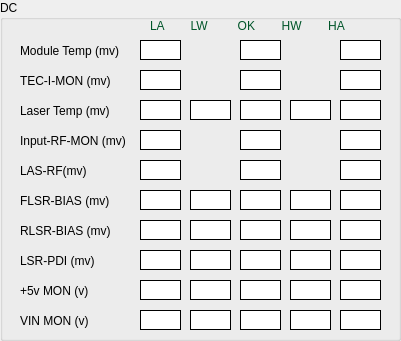
  <widget class="QGroupBox" name="groupBoxDc">
   <property name="geometry">
    <rect>
     <x>10</x>
     <y>10</y>
     <width>401</width>
     <height>341</height>
    </rect>
   </property>
   <property name="styleSheet">
    <string notr="true">border-color: rgb(0, 168, 81);</string>
   </property>
   <property name="title">
    <string>DC</string>
   </property>
   <widget class="QLabel" name="label_9">
    <property name="geometry">
     <rect>
      <x>20</x>
      <y>250</y>
      <width>111</width>
      <height>21</height>
     </rect>
    </property>
    <property name="styleSheet">
     <string notr="true">font: 10pt &quot;MS Shell Dlg 2&quot;;</string>
    </property>
    <property name="frameShape">
     <enum>QFrame::NoFrame</enum>
    </property>
    <property name="text">
     <string>LSR-PDI (mv)</string>
    </property>
   </widget>
   <widget class="QLabel" name="label_7">
    <property name="geometry">
     <rect>
      <x>20</x>
      <y>160</y>
      <width>111</width>
      <height>21</height>
     </rect>
    </property>
    <property name="styleSheet">
     <string notr="true">font: 10pt &quot;MS Shell Dlg 2&quot;;</string>
    </property>
    <property name="frameShape">
     <enum>QFrame::NoFrame</enum>
    </property>
    <property name="text">
     <string>LAS-RF(mv)</string>
    </property>
   </widget>
   <widget class="QLabel" name="label_v5">
    <property name="geometry">
     <rect>
      <x>20</x>
      <y>280</y>
      <width>111</width>
      <height>21</height>
     </rect>
    </property>
    <property name="styleSheet">
     <string notr="true">font: 10pt &quot;MS Shell Dlg 2&quot;;</string>
    </property>
    <property name="frameShape">
     <enum>QFrame::NoFrame</enum>
    </property>
    <property name="text">
     <string>+5v MON (v)</string>
    </property>
   </widget>
   <widget class="QLabel" name="label_4">
    <property name="geometry">
     <rect>
      <x>20</x>
      <y>40</y>
      <width>111</width>
      <height>21</height>
     </rect>
    </property>
    <property name="styleSheet">
     <string notr="true">font: 10pt &quot;MS Shell Dlg 2&quot;;</string>
    </property>
    <property name="frameShape">
     <enum>QFrame::NoFrame</enum>
    </property>
    <property name="text">
     <string>Module Temp (mv)</string>
    </property>
   </widget>
   <widget class="QLabel" name="label">
    <property name="geometry">
     <rect>
      <x>150</x>
      <y>10</y>
      <width>221</width>
      <height>31</height>
     </rect>
    </property>
    <property name="styleSheet">
     <string notr="true">font: 75 10pt &quot;MS Shell Dlg 2&quot;;
color: rgb(0, 85, 41);</string>
    </property>
    <property name="text">
     <string>LA        LW         OK        HW        HA    </string>
    </property>
   </widget>
   <widget class="QLabel" name="label_10">
    <property name="geometry">
     <rect>
      <x>20</x>
      <y>220</y>
      <width>111</width>
      <height>21</height>
     </rect>
    </property>
    <property name="styleSheet">
     <string notr="true">font: 10pt &quot;MS Shell Dlg 2&quot;;</string>
    </property>
    <property name="frameShape">
     <enum>QFrame::NoFrame</enum>
    </property>
    <property name="text">
     <string>RLSR-BIAS (mv)</string>
    </property>
   </widget>
   <widget class="QLabel" name="label_5">
    <property name="geometry">
     <rect>
      <x>20</x>
      <y>100</y>
      <width>111</width>
      <height>21</height>
     </rect>
    </property>
    <property name="styleSheet">
     <string notr="true">font: 10pt &quot;MS Shell Dlg 2&quot;;</string>
    </property>
    <property name="frameShape">
     <enum>QFrame::NoFrame</enum>
    </property>
    <property name="text">
     <string>Laser Temp (mv)</string>
    </property>
   </widget>
   <widget class="QLabel" name="label_11">
    <property name="geometry">
     <rect>
      <x>20</x>
      <y>190</y>
      <width>111</width>
      <height>21</height>
     </rect>
    </property>
    <property name="styleSheet">
     <string notr="true">font: 10pt &quot;MS Shell Dlg 2&quot;;</string>
    </property>
    <property name="frameShape">
     <enum>QFrame::NoFrame</enum>
    </property>
    <property name="text">
     <string>FLSR-BIAS (mv)</string>
    </property>
   </widget>
   <widget class="QLabel" name="label_6">
    <property name="geometry">
     <rect>
      <x>20</x>
      <y>130</y>
      <width>111</width>
      <height>21</height>
     </rect>
    </property>
    <property name="styleSheet">
     <string notr="true">font: 10pt &quot;MS Shell Dlg 2&quot;;</string>
    </property>
    <property name="frameShape">
     <enum>QFrame::NoFrame</enum>
    </property>
    <property name="text">
     <string>Input-RF-MON (mv)</string>
    </property>
   </widget>
   <widget class="QLabel" name="label_3">
    <property name="geometry">
     <rect>
      <x>20</x>
      <y>70</y>
      <width>111</width>
      <height>21</height>
     </rect>
    </property>
    <property name="styleSheet">
     <string notr="true">font: 10pt &quot;MS Shell Dlg 2&quot;;</string>
    </property>
    <property name="frameShape">
     <enum>QFrame::NoFrame</enum>
    </property>
    <property name="text">
     <string>TEC-I-MON (mv)</string>
    </property>
   </widget>
   <widget class="QLabel" name="label_VIN">
    <property name="geometry">
     <rect>
      <x>20</x>
      <y>310</y>
      <width>111</width>
      <height>21</height>
     </rect>
    </property>
    <property name="styleSheet">
     <string notr="true">font: 10pt &quot;MS Shell Dlg 2&quot;;</string>
    </property>
    <property name="frameShape">
     <enum>QFrame::NoFrame</enum>
    </property>
    <property name="text">
     <string>VIN MON (v)</string>
    </property>
   </widget>
   <widget class="QLabel" name="ModuleTemp_LA">
    <property name="geometry">
     <rect>
      <x>140</x>
      <y>40</y>
      <width>41</width>
      <height>20</height>
     </rect>
    </property>
    <property name="styleSheet">
     <string notr="true">background-color: rgb(255, 255, 255);
border-color: rgb(0, 0, 0);
font: 11pt &quot;MS Shell Dlg 2&quot;;</string>
    </property>
    <property name="frameShape">
     <enum>QFrame::Box</enum>
    </property>
    <property name="frameShadow">
     <enum>QFrame::Plain</enum>
    </property>
    <property name="text">
     <string/>
    </property>
    <property name="alignment">
     <set>Qt::AlignCenter</set>
    </property>
   </widget>
   <widget class="QLabel" name="ModuleTemp_OK">
    <property name="geometry">
     <rect>
      <x>240</x>
      <y>40</y>
      <width>41</width>
      <height>20</height>
     </rect>
    </property>
    <property name="styleSheet">
     <string notr="true">background-color: rgb(255, 255, 255);
border-color: rgb(0, 0, 0);
font: 11pt &quot;MS Shell Dlg 2&quot;;</string>
    </property>
    <property name="frameShape">
     <enum>QFrame::Box</enum>
    </property>
    <property name="frameShadow">
     <enum>QFrame::Plain</enum>
    </property>
    <property name="text">
     <string/>
    </property>
    <property name="alignment">
     <set>Qt::AlignCenter</set>
    </property>
   </widget>
   <widget class="QLabel" name="ModuleTemp_HA">
    <property name="geometry">
     <rect>
      <x>340</x>
      <y>40</y>
      <width>41</width>
      <height>20</height>
     </rect>
    </property>
    <property name="styleSheet">
     <string notr="true">background-color: rgb(255, 255, 255);
border-color: rgb(0, 0, 0);
font: 11pt &quot;MS Shell Dlg 2&quot;;</string>
    </property>
    <property name="frameShape">
     <enum>QFrame::Box</enum>
    </property>
    <property name="frameShadow">
     <enum>QFrame::Plain</enum>
    </property>
    <property name="text">
     <string/>
    </property>
    <property name="alignment">
     <set>Qt::AlignCenter</set>
    </property>
   </widget>
   <widget class="QLabel" name="TEC_I_MON_HA">
    <property name="geometry">
     <rect>
      <x>340</x>
      <y>70</y>
      <width>41</width>
      <height>20</height>
     </rect>
    </property>
    <property name="styleSheet">
     <string notr="true">background-color: rgb(255, 255, 255);
border-color: rgb(0, 0, 0);
font: 11pt &quot;MS Shell Dlg 2&quot;;</string>
    </property>
    <property name="frameShape">
     <enum>QFrame::Box</enum>
    </property>
    <property name="frameShadow">
     <enum>QFrame::Plain</enum>
    </property>
    <property name="text">
     <string/>
    </property>
    <property name="alignment">
     <set>Qt::AlignCenter</set>
    </property>
   </widget>
   <widget class="QLabel" name="TEC_I_MON_OK">
    <property name="geometry">
     <rect>
      <x>240</x>
      <y>70</y>
      <width>41</width>
      <height>20</height>
     </rect>
    </property>
    <property name="styleSheet">
     <string notr="true">background-color: rgb(255, 255, 255);
border-color: rgb(0, 0, 0);
font: 11pt &quot;MS Shell Dlg 2&quot;;</string>
    </property>
    <property name="frameShape">
     <enum>QFrame::Box</enum>
    </property>
    <property name="frameShadow">
     <enum>QFrame::Plain</enum>
    </property>
    <property name="text">
     <string/>
    </property>
    <property name="alignment">
     <set>Qt::AlignCenter</set>
    </property>
   </widget>
   <widget class="QLabel" name="TEC_I_MON_LA">
    <property name="geometry">
     <rect>
      <x>140</x>
      <y>70</y>
      <width>41</width>
      <height>20</height>
     </rect>
    </property>
    <property name="styleSheet">
     <string notr="true">background-color: rgb(255, 255, 255);
border-color: rgb(0, 0, 0);
font: 11pt &quot;MS Shell Dlg 2&quot;;</string>
    </property>
    <property name="frameShape">
     <enum>QFrame::Box</enum>
    </property>
    <property name="frameShadow">
     <enum>QFrame::Plain</enum>
    </property>
    <property name="text">
     <string/>
    </property>
    <property name="alignment">
     <set>Qt::AlignCenter</set>
    </property>
   </widget>
   <widget class="QLabel" name="Laser_Temp_HA">
    <property name="geometry">
     <rect>
      <x>340</x>
      <y>100</y>
      <width>41</width>
      <height>20</height>
     </rect>
    </property>
    <property name="styleSheet">
     <string notr="true">background-color: rgb(255, 255, 255);
border-color: rgb(0, 0, 0);
font: 11pt &quot;MS Shell Dlg 2&quot;;</string>
    </property>
    <property name="frameShape">
     <enum>QFrame::Box</enum>
    </property>
    <property name="frameShadow">
     <enum>QFrame::Plain</enum>
    </property>
    <property name="text">
     <string/>
    </property>
    <property name="alignment">
     <set>Qt::AlignCenter</set>
    </property>
   </widget>
   <widget class="QLabel" name="Laser_Temp_OK">
    <property name="geometry">
     <rect>
      <x>240</x>
      <y>100</y>
      <width>41</width>
      <height>20</height>
     </rect>
    </property>
    <property name="styleSheet">
     <string notr="true">background-color: rgb(255, 255, 255);
border-color: rgb(0, 0, 0);
font: 11pt &quot;MS Shell Dlg 2&quot;;</string>
    </property>
    <property name="frameShape">
     <enum>QFrame::Box</enum>
    </property>
    <property name="frameShadow">
     <enum>QFrame::Plain</enum>
    </property>
    <property name="text">
     <string/>
    </property>
    <property name="alignment">
     <set>Qt::AlignCenter</set>
    </property>
   </widget>
   <widget class="QLabel" name="Laser_Temp_LA">
    <property name="geometry">
     <rect>
      <x>140</x>
      <y>100</y>
      <width>41</width>
      <height>20</height>
     </rect>
    </property>
    <property name="styleSheet">
     <string notr="true">background-color: rgb(255, 255, 255);
border-color: rgb(0, 0, 0);
font: 11pt &quot;MS Shell Dlg 2&quot;;</string>
    </property>
    <property name="frameShape">
     <enum>QFrame::Box</enum>
    </property>
    <property name="frameShadow">
     <enum>QFrame::Plain</enum>
    </property>
    <property name="text">
     <string/>
    </property>
    <property name="alignment">
     <set>Qt::AlignCenter</set>
    </property>
   </widget>
   <widget class="QLabel" name="Laser_Temp_LW">
    <property name="geometry">
     <rect>
      <x>190</x>
      <y>100</y>
      <width>41</width>
      <height>20</height>
     </rect>
    </property>
    <property name="styleSheet">
     <string notr="true">background-color: rgb(255, 255, 255);
border-color: rgb(0, 0, 0);
font: 11pt &quot;MS Shell Dlg 2&quot;;</string>
    </property>
    <property name="frameShape">
     <enum>QFrame::Box</enum>
    </property>
    <property name="frameShadow">
     <enum>QFrame::Plain</enum>
    </property>
    <property name="text">
     <string/>
    </property>
    <property name="alignment">
     <set>Qt::AlignCenter</set>
    </property>
   </widget>
   <widget class="QLabel" name="Laser_Temp_HW">
    <property name="geometry">
     <rect>
      <x>290</x>
      <y>100</y>
      <width>41</width>
      <height>20</height>
     </rect>
    </property>
    <property name="styleSheet">
     <string notr="true">background-color: rgb(255, 255, 255);
border-color: rgb(0, 0, 0);
font: 11pt &quot;MS Shell Dlg 2&quot;;</string>
    </property>
    <property name="frameShape">
     <enum>QFrame::Box</enum>
    </property>
    <property name="frameShadow">
     <enum>QFrame::Plain</enum>
    </property>
    <property name="text">
     <string/>
    </property>
    <property name="alignment">
     <set>Qt::AlignCenter</set>
    </property>
   </widget>
   <widget class="QLabel" name="LAS_RF_HA">
    <property name="geometry">
     <rect>
      <x>340</x>
      <y>160</y>
      <width>41</width>
      <height>20</height>
     </rect>
    </property>
    <property name="styleSheet">
     <string notr="true">background-color: rgb(255, 255, 255);
border-color: rgb(0, 0, 0);
font: 11pt &quot;MS Shell Dlg 2&quot;;</string>
    </property>
    <property name="frameShape">
     <enum>QFrame::Box</enum>
    </property>
    <property name="frameShadow">
     <enum>QFrame::Plain</enum>
    </property>
    <property name="text">
     <string/>
    </property>
    <property name="alignment">
     <set>Qt::AlignCenter</set>
    </property>
   </widget>
   <widget class="QLabel" name="LAS_RF_OK">
    <property name="geometry">
     <rect>
      <x>240</x>
      <y>160</y>
      <width>41</width>
      <height>20</height>
     </rect>
    </property>
    <property name="styleSheet">
     <string notr="true">background-color: rgb(255, 255, 255);
border-color: rgb(0, 0, 0);
font: 11pt &quot;MS Shell Dlg 2&quot;;</string>
    </property>
    <property name="frameShape">
     <enum>QFrame::Box</enum>
    </property>
    <property name="frameShadow">
     <enum>QFrame::Plain</enum>
    </property>
    <property name="text">
     <string/>
    </property>
    <property name="alignment">
     <set>Qt::AlignCenter</set>
    </property>
   </widget>
   <widget class="QLabel" name="Input_RF_MON_OK">
    <property name="geometry">
     <rect>
      <x>240</x>
      <y>130</y>
      <width>41</width>
      <height>20</height>
     </rect>
    </property>
    <property name="styleSheet">
     <string notr="true">background-color: rgb(255, 255, 255);
border-color: rgb(0, 0, 0);
font: 11pt &quot;MS Shell Dlg 2&quot;;</string>
    </property>
    <property name="frameShape">
     <enum>QFrame::Box</enum>
    </property>
    <property name="frameShadow">
     <enum>QFrame::Plain</enum>
    </property>
    <property name="text">
     <string/>
    </property>
    <property name="alignment">
     <set>Qt::AlignCenter</set>
    </property>
   </widget>
   <widget class="QLabel" name="Input_RF_MON_LA">
    <property name="geometry">
     <rect>
      <x>140</x>
      <y>130</y>
      <width>41</width>
      <height>20</height>
     </rect>
    </property>
    <property name="styleSheet">
     <string notr="true">background-color: rgb(255, 255, 255);
border-color: rgb(0, 0, 0);
font: 11pt &quot;MS Shell Dlg 2&quot;;</string>
    </property>
    <property name="frameShape">
     <enum>QFrame::Box</enum>
    </property>
    <property name="frameShadow">
     <enum>QFrame::Plain</enum>
    </property>
    <property name="text">
     <string/>
    </property>
    <property name="alignment">
     <set>Qt::AlignCenter</set>
    </property>
   </widget>
   <widget class="QLabel" name="LAS_RF_LA">
    <property name="geometry">
     <rect>
      <x>140</x>
      <y>160</y>
      <width>41</width>
      <height>20</height>
     </rect>
    </property>
    <property name="styleSheet">
     <string notr="true">background-color: rgb(255, 255, 255);
border-color: rgb(0, 0, 0);
font: 11pt &quot;MS Shell Dlg 2&quot;;</string>
    </property>
    <property name="frameShape">
     <enum>QFrame::Box</enum>
    </property>
    <property name="frameShadow">
     <enum>QFrame::Plain</enum>
    </property>
    <property name="text">
     <string/>
    </property>
    <property name="alignment">
     <set>Qt::AlignCenter</set>
    </property>
   </widget>
   <widget class="QLabel" name="Input_RF_MON_HA">
    <property name="geometry">
     <rect>
      <x>340</x>
      <y>130</y>
      <width>41</width>
      <height>20</height>
     </rect>
    </property>
    <property name="styleSheet">
     <string notr="true">background-color: rgb(255, 255, 255);
border-color: rgb(0, 0, 0);
font: 11pt &quot;MS Shell Dlg 2&quot;;</string>
    </property>
    <property name="frameShape">
     <enum>QFrame::Box</enum>
    </property>
    <property name="frameShadow">
     <enum>QFrame::Plain</enum>
    </property>
    <property name="text">
     <string/>
    </property>
    <property name="alignment">
     <set>Qt::AlignCenter</set>
    </property>
   </widget>
   <widget class="QLabel" name="FLSR_BIAS_HA">
    <property name="geometry">
     <rect>
      <x>340</x>
      <y>190</y>
      <width>41</width>
      <height>20</height>
     </rect>
    </property>
    <property name="styleSheet">
     <string notr="true">background-color: rgb(255, 255, 255);
border-color: rgb(0, 0, 0);
font: 11pt &quot;MS Shell Dlg 2&quot;;</string>
    </property>
    <property name="frameShape">
     <enum>QFrame::Box</enum>
    </property>
    <property name="frameShadow">
     <enum>QFrame::Plain</enum>
    </property>
    <property name="text">
     <string/>
    </property>
    <property name="alignment">
     <set>Qt::AlignCenter</set>
    </property>
   </widget>
   <widget class="QLabel" name="FLSR_BIAS_LA">
    <property name="geometry">
     <rect>
      <x>140</x>
      <y>190</y>
      <width>41</width>
      <height>20</height>
     </rect>
    </property>
    <property name="styleSheet">
     <string notr="true">background-color: rgb(255, 255, 255);
border-color: rgb(0, 0, 0);
font: 11pt &quot;MS Shell Dlg 2&quot;;</string>
    </property>
    <property name="frameShape">
     <enum>QFrame::Box</enum>
    </property>
    <property name="frameShadow">
     <enum>QFrame::Plain</enum>
    </property>
    <property name="text">
     <string/>
    </property>
    <property name="alignment">
     <set>Qt::AlignCenter</set>
    </property>
   </widget>
   <widget class="QLabel" name="FLSR_BIAS_OK">
    <property name="geometry">
     <rect>
      <x>240</x>
      <y>190</y>
      <width>41</width>
      <height>20</height>
     </rect>
    </property>
    <property name="styleSheet">
     <string notr="true">background-color: rgb(255, 255, 255);
border-color: rgb(0, 0, 0);
font: 11pt &quot;MS Shell Dlg 2&quot;;</string>
    </property>
    <property name="frameShape">
     <enum>QFrame::Box</enum>
    </property>
    <property name="frameShadow">
     <enum>QFrame::Plain</enum>
    </property>
    <property name="text">
     <string/>
    </property>
    <property name="alignment">
     <set>Qt::AlignCenter</set>
    </property>
   </widget>
   <widget class="QLabel" name="FLSR_BIAS_LW">
    <property name="geometry">
     <rect>
      <x>190</x>
      <y>190</y>
      <width>41</width>
      <height>20</height>
     </rect>
    </property>
    <property name="styleSheet">
     <string notr="true">background-color: rgb(255, 255, 255);
border-color: rgb(0, 0, 0);
font: 11pt &quot;MS Shell Dlg 2&quot;;</string>
    </property>
    <property name="frameShape">
     <enum>QFrame::Box</enum>
    </property>
    <property name="frameShadow">
     <enum>QFrame::Plain</enum>
    </property>
    <property name="text">
     <string/>
    </property>
    <property name="alignment">
     <set>Qt::AlignCenter</set>
    </property>
   </widget>
   <widget class="QLabel" name="FLSR_BIAS_HW">
    <property name="geometry">
     <rect>
      <x>290</x>
      <y>190</y>
      <width>41</width>
      <height>20</height>
     </rect>
    </property>
    <property name="styleSheet">
     <string notr="true">background-color: rgb(255, 255, 255);
border-color: rgb(0, 0, 0);
font: 11pt &quot;MS Shell Dlg 2&quot;;</string>
    </property>
    <property name="frameShape">
     <enum>QFrame::Box</enum>
    </property>
    <property name="frameShadow">
     <enum>QFrame::Plain</enum>
    </property>
    <property name="text">
     <string/>
    </property>
    <property name="alignment">
     <set>Qt::AlignCenter</set>
    </property>
   </widget>
   <widget class="QLabel" name="RLSR_BIAS_LA">
    <property name="geometry">
     <rect>
      <x>140</x>
      <y>220</y>
      <width>41</width>
      <height>20</height>
     </rect>
    </property>
    <property name="styleSheet">
     <string notr="true">background-color: rgb(255, 255, 255);
border-color: rgb(0, 0, 0);
font: 11pt &quot;MS Shell Dlg 2&quot;;</string>
    </property>
    <property name="frameShape">
     <enum>QFrame::Box</enum>
    </property>
    <property name="frameShadow">
     <enum>QFrame::Plain</enum>
    </property>
    <property name="text">
     <string/>
    </property>
    <property name="alignment">
     <set>Qt::AlignCenter</set>
    </property>
   </widget>
   <widget class="QLabel" name="RLSR_BIAS_OK">
    <property name="geometry">
     <rect>
      <x>240</x>
      <y>220</y>
      <width>41</width>
      <height>20</height>
     </rect>
    </property>
    <property name="styleSheet">
     <string notr="true">background-color: rgb(255, 255, 255);
border-color: rgb(0, 0, 0);
font: 11pt &quot;MS Shell Dlg 2&quot;;</string>
    </property>
    <property name="frameShape">
     <enum>QFrame::Box</enum>
    </property>
    <property name="frameShadow">
     <enum>QFrame::Plain</enum>
    </property>
    <property name="text">
     <string/>
    </property>
    <property name="alignment">
     <set>Qt::AlignCenter</set>
    </property>
   </widget>
   <widget class="QLabel" name="RLSR_BIAS_HA">
    <property name="geometry">
     <rect>
      <x>340</x>
      <y>220</y>
      <width>41</width>
      <height>20</height>
     </rect>
    </property>
    <property name="styleSheet">
     <string notr="true">background-color: rgb(255, 255, 255);
border-color: rgb(0, 0, 0);
font: 11pt &quot;MS Shell Dlg 2&quot;;</string>
    </property>
    <property name="frameShape">
     <enum>QFrame::Box</enum>
    </property>
    <property name="frameShadow">
     <enum>QFrame::Plain</enum>
    </property>
    <property name="text">
     <string/>
    </property>
    <property name="alignment">
     <set>Qt::AlignCenter</set>
    </property>
   </widget>
   <widget class="QLabel" name="RLSR_BIAS_LW">
    <property name="geometry">
     <rect>
      <x>190</x>
      <y>220</y>
      <width>41</width>
      <height>20</height>
     </rect>
    </property>
    <property name="styleSheet">
     <string notr="true">background-color: rgb(255, 255, 255);
border-color: rgb(0, 0, 0);
font: 11pt &quot;MS Shell Dlg 2&quot;;</string>
    </property>
    <property name="frameShape">
     <enum>QFrame::Box</enum>
    </property>
    <property name="frameShadow">
     <enum>QFrame::Plain</enum>
    </property>
    <property name="text">
     <string/>
    </property>
    <property name="alignment">
     <set>Qt::AlignCenter</set>
    </property>
   </widget>
   <widget class="QLabel" name="RLSR_BIAS_HW">
    <property name="geometry">
     <rect>
      <x>290</x>
      <y>220</y>
      <width>41</width>
      <height>20</height>
     </rect>
    </property>
    <property name="styleSheet">
     <string notr="true">background-color: rgb(255, 255, 255);
border-color: rgb(0, 0, 0);
font: 11pt &quot;MS Shell Dlg 2&quot;;</string>
    </property>
    <property name="frameShape">
     <enum>QFrame::Box</enum>
    </property>
    <property name="frameShadow">
     <enum>QFrame::Plain</enum>
    </property>
    <property name="text">
     <string/>
    </property>
    <property name="alignment">
     <set>Qt::AlignCenter</set>
    </property>
   </widget>
   <widget class="QLabel" name="LSR_PDI_OK">
    <property name="geometry">
     <rect>
      <x>240</x>
      <y>250</y>
      <width>41</width>
      <height>20</height>
     </rect>
    </property>
    <property name="styleSheet">
     <string notr="true">background-color: rgb(255, 255, 255);
border-color: rgb(0, 0, 0);
font: 11pt &quot;MS Shell Dlg 2&quot;;</string>
    </property>
    <property name="frameShape">
     <enum>QFrame::Box</enum>
    </property>
    <property name="frameShadow">
     <enum>QFrame::Plain</enum>
    </property>
    <property name="text">
     <string/>
    </property>
    <property name="alignment">
     <set>Qt::AlignCenter</set>
    </property>
   </widget>
   <widget class="QLabel" name="v5_LA">
    <property name="geometry">
     <rect>
      <x>140</x>
      <y>280</y>
      <width>41</width>
      <height>20</height>
     </rect>
    </property>
    <property name="styleSheet">
     <string notr="true">background-color: rgb(255, 255, 255);
border-color: rgb(0, 0, 0);
font: 11pt &quot;MS Shell Dlg 2&quot;;</string>
    </property>
    <property name="frameShape">
     <enum>QFrame::Box</enum>
    </property>
    <property name="frameShadow">
     <enum>QFrame::Plain</enum>
    </property>
    <property name="text">
     <string/>
    </property>
    <property name="alignment">
     <set>Qt::AlignCenter</set>
    </property>
   </widget>
   <widget class="QLabel" name="v5_OK">
    <property name="geometry">
     <rect>
      <x>240</x>
      <y>280</y>
      <width>41</width>
      <height>20</height>
     </rect>
    </property>
    <property name="styleSheet">
     <string notr="true">background-color: rgb(255, 255, 255);
border-color: rgb(0, 0, 0);
font: 11pt &quot;MS Shell Dlg 2&quot;;</string>
    </property>
    <property name="frameShape">
     <enum>QFrame::Box</enum>
    </property>
    <property name="frameShadow">
     <enum>QFrame::Plain</enum>
    </property>
    <property name="text">
     <string/>
    </property>
    <property name="alignment">
     <set>Qt::AlignCenter</set>
    </property>
   </widget>
   <widget class="QLabel" name="LSR_PDI_HA">
    <property name="geometry">
     <rect>
      <x>340</x>
      <y>250</y>
      <width>41</width>
      <height>20</height>
     </rect>
    </property>
    <property name="styleSheet">
     <string notr="true">background-color: rgb(255, 255, 255);
border-color: rgb(0, 0, 0);
font: 11pt &quot;MS Shell Dlg 2&quot;;</string>
    </property>
    <property name="frameShape">
     <enum>QFrame::Box</enum>
    </property>
    <property name="frameShadow">
     <enum>QFrame::Plain</enum>
    </property>
    <property name="text">
     <string/>
    </property>
    <property name="alignment">
     <set>Qt::AlignCenter</set>
    </property>
   </widget>
   <widget class="QLabel" name="LSR_PDI_LW">
    <property name="geometry">
     <rect>
      <x>190</x>
      <y>250</y>
      <width>41</width>
      <height>20</height>
     </rect>
    </property>
    <property name="styleSheet">
     <string notr="true">background-color: rgb(255, 255, 255);
border-color: rgb(0, 0, 0);
font: 11pt &quot;MS Shell Dlg 2&quot;;</string>
    </property>
    <property name="frameShape">
     <enum>QFrame::Box</enum>
    </property>
    <property name="frameShadow">
     <enum>QFrame::Plain</enum>
    </property>
    <property name="text">
     <string/>
    </property>
    <property name="alignment">
     <set>Qt::AlignCenter</set>
    </property>
   </widget>
   <widget class="QLabel" name="v5_HW">
    <property name="geometry">
     <rect>
      <x>290</x>
      <y>280</y>
      <width>41</width>
      <height>20</height>
     </rect>
    </property>
    <property name="styleSheet">
     <string notr="true">background-color: rgb(255, 255, 255);
border-color: rgb(0, 0, 0);
font: 11pt &quot;MS Shell Dlg 2&quot;;</string>
    </property>
    <property name="frameShape">
     <enum>QFrame::Box</enum>
    </property>
    <property name="frameShadow">
     <enum>QFrame::Plain</enum>
    </property>
    <property name="text">
     <string/>
    </property>
    <property name="alignment">
     <set>Qt::AlignCenter</set>
    </property>
   </widget>
   <widget class="QLabel" name="v5_HA">
    <property name="geometry">
     <rect>
      <x>340</x>
      <y>280</y>
      <width>41</width>
      <height>20</height>
     </rect>
    </property>
    <property name="styleSheet">
     <string notr="true">background-color: rgb(255, 255, 255);
border-color: rgb(0, 0, 0);
font: 11pt &quot;MS Shell Dlg 2&quot;;</string>
    </property>
    <property name="frameShape">
     <enum>QFrame::Box</enum>
    </property>
    <property name="frameShadow">
     <enum>QFrame::Plain</enum>
    </property>
    <property name="text">
     <string/>
    </property>
    <property name="alignment">
     <set>Qt::AlignCenter</set>
    </property>
   </widget>
   <widget class="QLabel" name="LSR_PDI_LA">
    <property name="geometry">
     <rect>
      <x>140</x>
      <y>250</y>
      <width>41</width>
      <height>20</height>
     </rect>
    </property>
    <property name="styleSheet">
     <string notr="true">background-color: rgb(255, 255, 255);
border-color: rgb(0, 0, 0);
font: 11pt &quot;MS Shell Dlg 2&quot;;</string>
    </property>
    <property name="frameShape">
     <enum>QFrame::Box</enum>
    </property>
    <property name="frameShadow">
     <enum>QFrame::Plain</enum>
    </property>
    <property name="text">
     <string/>
    </property>
    <property name="alignment">
     <set>Qt::AlignCenter</set>
    </property>
   </widget>
   <widget class="QLabel" name="LSR_PDI_HW">
    <property name="geometry">
     <rect>
      <x>290</x>
      <y>250</y>
      <width>41</width>
      <height>20</height>
     </rect>
    </property>
    <property name="styleSheet">
     <string notr="true">background-color: rgb(255, 255, 255);
border-color: rgb(0, 0, 0);
font: 11pt &quot;MS Shell Dlg 2&quot;;</string>
    </property>
    <property name="frameShape">
     <enum>QFrame::Box</enum>
    </property>
    <property name="frameShadow">
     <enum>QFrame::Plain</enum>
    </property>
    <property name="text">
     <string/>
    </property>
    <property name="alignment">
     <set>Qt::AlignCenter</set>
    </property>
   </widget>
   <widget class="QLabel" name="v5_LW">
    <property name="geometry">
     <rect>
      <x>190</x>
      <y>280</y>
      <width>41</width>
      <height>20</height>
     </rect>
    </property>
    <property name="styleSheet">
     <string notr="true">background-color: rgb(255, 255, 255);
border-color: rgb(0, 0, 0);
font: 11pt &quot;MS Shell Dlg 2&quot;;</string>
    </property>
    <property name="frameShape">
     <enum>QFrame::Box</enum>
    </property>
    <property name="frameShadow">
     <enum>QFrame::Plain</enum>
    </property>
    <property name="text">
     <string/>
    </property>
    <property name="alignment">
     <set>Qt::AlignCenter</set>
    </property>
   </widget>
   <widget class="QLabel" name="v24_LA">
    <property name="geometry">
     <rect>
      <x>140</x>
      <y>310</y>
      <width>41</width>
      <height>20</height>
     </rect>
    </property>
    <property name="styleSheet">
     <string notr="true">background-color: rgb(255, 255, 255);
border-color: rgb(0, 0, 0);
font: 11pt &quot;MS Shell Dlg 2&quot;;</string>
    </property>
    <property name="frameShape">
     <enum>QFrame::Box</enum>
    </property>
    <property name="frameShadow">
     <enum>QFrame::Plain</enum>
    </property>
    <property name="text">
     <string/>
    </property>
    <property name="alignment">
     <set>Qt::AlignCenter</set>
    </property>
   </widget>
   <widget class="QLabel" name="v24_OK">
    <property name="geometry">
     <rect>
      <x>240</x>
      <y>310</y>
      <width>41</width>
      <height>20</height>
     </rect>
    </property>
    <property name="styleSheet">
     <string notr="true">background-color: rgb(255, 255, 255);
border-color: rgb(0, 0, 0);
font: 11pt &quot;MS Shell Dlg 2&quot;;</string>
    </property>
    <property name="frameShape">
     <enum>QFrame::Box</enum>
    </property>
    <property name="frameShadow">
     <enum>QFrame::Plain</enum>
    </property>
    <property name="text">
     <string/>
    </property>
    <property name="alignment">
     <set>Qt::AlignCenter</set>
    </property>
   </widget>
   <widget class="QLabel" name="v24_HW">
    <property name="geometry">
     <rect>
      <x>290</x>
      <y>310</y>
      <width>41</width>
      <height>20</height>
     </rect>
    </property>
    <property name="styleSheet">
     <string notr="true">background-color: rgb(255, 255, 255);
border-color: rgb(0, 0, 0);
font: 11pt &quot;MS Shell Dlg 2&quot;;</string>
    </property>
    <property name="frameShape">
     <enum>QFrame::Box</enum>
    </property>
    <property name="frameShadow">
     <enum>QFrame::Plain</enum>
    </property>
    <property name="text">
     <string/>
    </property>
    <property name="alignment">
     <set>Qt::AlignCenter</set>
    </property>
   </widget>
   <widget class="QLabel" name="v24_LW">
    <property name="geometry">
     <rect>
      <x>190</x>
      <y>310</y>
      <width>41</width>
      <height>20</height>
     </rect>
    </property>
    <property name="styleSheet">
     <string notr="true">background-color: rgb(255, 255, 255);
border-color: rgb(0, 0, 0);
font: 11pt &quot;MS Shell Dlg 2&quot;;</string>
    </property>
    <property name="frameShape">
     <enum>QFrame::Box</enum>
    </property>
    <property name="frameShadow">
     <enum>QFrame::Plain</enum>
    </property>
    <property name="text">
     <string/>
    </property>
    <property name="alignment">
     <set>Qt::AlignCenter</set>
    </property>
   </widget>
   <widget class="QLabel" name="v24_HA">
    <property name="geometry">
     <rect>
      <x>340</x>
      <y>310</y>
      <width>41</width>
      <height>20</height>
     </rect>
    </property>
    <property name="styleSheet">
     <string notr="true">background-color: rgb(255, 255, 255);
border-color: rgb(0, 0, 0);
font: 11pt &quot;MS Shell Dlg 2&quot;;</string>
    </property>
    <property name="frameShape">
     <enum>QFrame::Box</enum>
    </property>
    <property name="frameShadow">
     <enum>QFrame::Plain</enum>
    </property>
    <property name="text">
     <string/>
    </property>
    <property name="alignment">
     <set>Qt::AlignCenter</set>
    </property>
   </widget>
  </widget>
